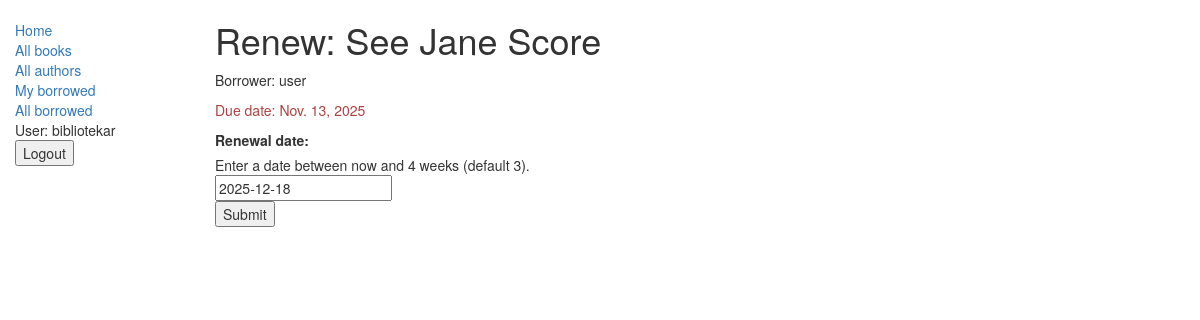
The app's page /catalog/book/96082eb7228d46dfbbddc809e51ecccd/renew/ (signed in) with its own data.
### catalog/models.py (models this page shows, shortened)
class BookInstance(models.Model):
    id = models.UUIDField(
        primary_key=True,
        default=uuid.uuid4,
        help_text="Unique ID for this particular book across whole library"
    )
    book = models.ForeignKey("Book", on_delete=models.SET_NULL, null=True)
    imprint = models.CharField(max_length=200)
    due_back = models.DateField(null=True, blank=True)
    borrower = models.ForeignKey(User, on_delete=models.SET_NULL, null=True, blank=True)
    LOAN_STATUS = (
        ("m", "Maintenance"),
        ("o", "On loan"),
        ("a", "Available"),
        ("r", "Reserved"),
    )
    status = models.CharField(
        max_length=1,
        choices=LOAN_STATUS,
        blank=True,
        default="m",
        help_text="Book availability"
    )
    class Meta:
        ordering = ["due_back"]
        permissions = (("can_mark_returned", "Set book as returned"),)
    def display_title(self):
        return self.book.title
    @property
    def is_overdue(self):
        if self.due_back and date.today() > self.due_back:
            return True
        return False
    display_title.short_description = 'Title'

class Book(models.Model):
    title = models.CharField(max_length=200)
    author = models.ForeignKey("Author", on_delete=models.SET_NULL, null=True)
    summary = models.TextField(
        max_length=1000,
        help_text="Enter a brief description of the book"
    )
    isbn = models.CharField(
        "ISBN",
        max_length=13,
        help_text='13 Character <a href="https://www.isbn-international.org/content/what-isbn">ISBN number</a>'
    )
    genre = models.ManyToManyField(Genre, help_text="Select a genre for this book")
    language = models.ForeignKey('Language', on_delete=models.SET_NULL, null=True)
    def display_genre(self):
        """
        Creates a string for the Genre. This is required to display genre in Admin.
        """
        return ', '.join([genre.name for genre in self.genre.all()[:3]])
    display_genre.short_description = 'Genre'

### catalog/views.py (the view)
# urls.py: path('book/<str:pk>/renew/', views.renew_book_librarian, name='renew-book-librarian'),
@permission_required('catalog.can_mark_returned')
def renew_book_librarian(request, pk):
    book_inst = get_object_or_404(BookInstance, pk=pk)
    if request.method == 'POST':
        form = RenewBookForm(request.POST)
        if form.is_valid():
            book_inst.due_back = form.cleaned_data['renewal_date']
            book_inst.save()
            return HttpResponseRedirect(reverse('all-borrowed') )
    else:
        proposed_renewal_date = datetime.date.today() + datetime.timedelta(weeks=3)
        form = RenewBookForm(initial={'renewal_date': proposed_renewal_date,})
    return render(request, 'catalog/book_renew_librarian.html', {'form': form, 'bookinst':book_inst})

### catalog/forms.py (shortened to what this page needs)
class RenewBookForm(forms.Form):
    renewal_date = forms.DateField(help_text="Enter a date between now and 4 weeks (default 3).")

### catalog/templates/catalog/book_renew_librarian.html (shortened to what this page needs)
{% extends "base_generic.html" %}
{% block content %}
    <h1>Renew: {{bookinst.book.title}}</h1>
    <p>Borrower: {{bookinst.borrower}}</p>
    <p{% if bookinst.is_overdue %} class="text-danger"{% endif %}>Due date: {{bookinst.due_back}}</p>
    <form action="" method="post">
        <table>
        {{ form }}
        </table>
        <input type="submit" value="Submit" />
    </form>
{% endblock %}

### catalog/templates/base_generic.html (shortened to what this page needs)
<!doctype html>
<html lang="en">
  <head>
    <link
      rel="stylesheet"
      href="https://maxcdn.bootstrapcdn.com/bootstrap/3.3.7/css/bootstrap.min.css" />
    {% load static %}
    <link rel="stylesheet" href="{% static 'css/styles.css' %}" />
  </head>
  <body>
    <div class="container-fluid">
      <div class="row">
        <div class="col-sm-2">
          {% block sidebar %}
            <ul class="sidebar-nav">
              <li><a href="{% url 'index' %}">Home</a></li>
              <li><a href="{% url 'books' %}">All books</a></li>
              <li><a href="{% url 'authors' %}">All authors</a></li>
              {% if user.is_authenticated %}
                <li><a href="{% url 'my-borrowed'%}">My borrowed</a></li>
                {% if perms.catalog.can_mark_returned %}
                <li><a href="{% url 'all-borrowed'%}">All borrowed</a></li>
                {% endif %}
                <li>User: {{ user.get_username }}</li>
                <li>
                    <form action="{% url 'logout'%}?next={{request.path}}" method="post">
                        <input type="submit" value="Logout">
                    </form>
                </li>
              {% else %}
                <li><a href="{% url 'login'%}?next={{request.path}}">Login</a></li>
              {% endif %}
              </ul>
          {% endblock %}
        </div>
        <div class="col-sm-10 ">
            {% block content %}{% endblock %}
        </div>
      </div>
    </div>
  </body>
</html>

### catalog/static/css/styles.css (style rules this page uses)
.sidebar-nav { margin-top: 20px; padding: 0; list-style: none; }

### records on screen
BookInstance: book "See Jane Score", borrower "user", due_back "Nov. 13, 2025"

### other values on screen
{{ user.get_username }} "bibliotekar"
